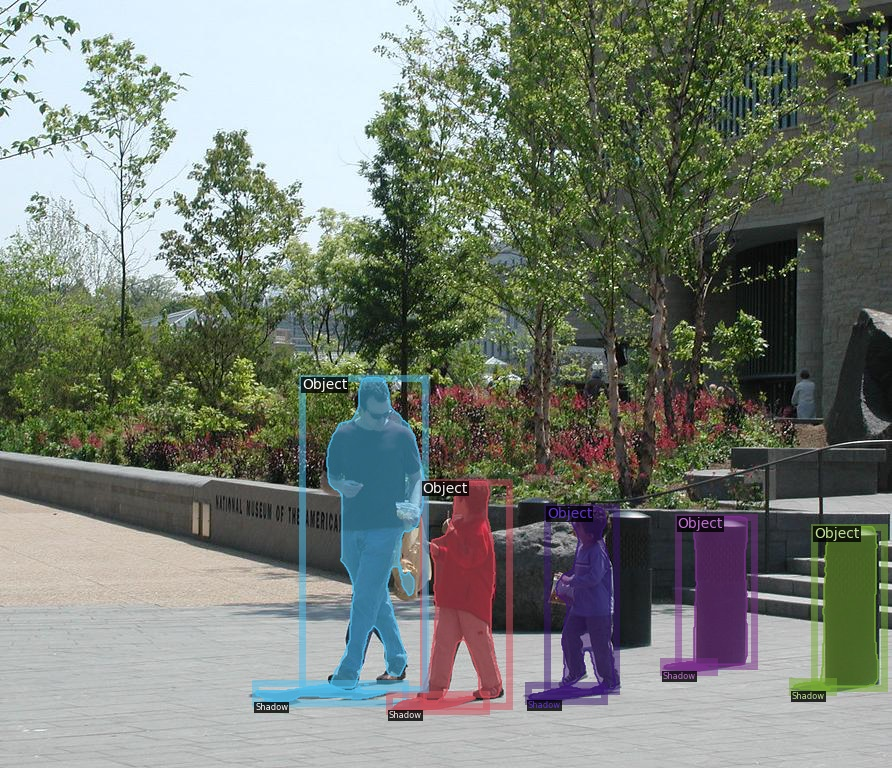
#> input picture projects/LISA/web-shadow0573.jpg, 892 x 768 px
$ python -i utils.py   (imports and definitions only)   (older library calls are emulated)
#> lines starting #> are read from the running program, lines starting #| are printed output that depends on the picture
"""
Mask R-CNN
Common utility functions and classes.

Copyright (c) 2017 Matterport, Inc.
Licensed under the MIT License (see LICENSE for details)
Written by Waleed Abdulla
"""

import sys
import os
import logging
import math
import random
import numpy as np
# import tensorflow as tf
import scipy
import skimage.color
import skimage.io
import skimage.transform
import urllib.request
import shutil
import warnings
from distutils.version import LooseVersion

# URL from which to download the latest COCO trained weights
COCO_MODEL_URL = "https://github.com/matterport/Mask_RCNN/releases/download/v2.0/mask_rcnn_coco.h5"


############################################################
#  Bounding Boxes
############################################################

# [199 lines left out: functions extract_bboxes, compute_iou, compute_overlaps, compute_overlaps_masks, non_max_suppression, apply_box_deltas and 1 more, not called in this run]


############################################################
#  Dataset
############################################################

class Dataset(object):
    """The base class for dataset classes.
    To use it, create a new class that adds functions specific to the dataset
    you want to use. For example:

    class CatsAndDogsDataset(Dataset):
        def load_cats_and_dogs(self):
            ...
        def load_mask(self, image_id):
            ...
        def image_reference(self, image_id):
            ...

    See COCODataset and ShapesDataset as examples.
    """

    # [88 lines left out: functions __init__, add_class, add_image, image_reference, prepare, map_source_class_id and 1 more, not called in this run]

    @property
    def image_ids(self):
        return self._image_ids

    # [38 lines left out: functions source_image_link, load_image, load_mask, not called in this run]


def resize_image(image, min_dim=None, max_dim=None, min_scale=None, mode="square"):
    """Resizes an image keeping the aspect ratio unchanged.

    min_dim: if provided, resizes the image such that it's smaller
        dimension == min_dim
    max_dim: if provided, ensures that the image longest side doesn't
        exceed this value.
    min_scale: if provided, ensure that the image is scaled up by at least
        this percent even if min_dim doesn't require it.
    mode: Resizing mode.
        none: No resizing. Return the image unchanged.
        square: Resize and pad with zeros to get a square image
            of size [max_dim, max_dim].
        pad64: Pads width and height with zeros to make them multiples of 64.
               If min_dim or min_scale are provided, it scales the image up
               before padding. max_dim is ignored in this mode.
               The multiple of 64 is needed to ensure smooth scaling of feature
               maps up and down the 6 levels of the FPN pyramid (2**6=64).
        crop: Picks random crops from the image. First, scales the image based
              on min_dim and min_scale, then picks a random crop of
              size min_dim x min_dim. Can be used in training only.
              max_dim is not used in this mode.

    Returns:
    image: the resized image
    window: (y1, x1, y2, x2). If max_dim is provided, padding might
        be inserted in the returned image. If so, this window is the
        coordinates of the image part of the full image (excluding
        the padding). The x2, y2 pixels are not included.
    scale: The scale factor used to resize the image
    padding: Padding added to the image [(top, bottom), (left, right), (0, 0)]
    """
    # Keep track of image dtype and return results in the same dtype
    image_dtype = image.dtype
    # Default window (y1, x1, y2, x2) and default scale == 1.
    h, w = image.shape[:2]
    window = (0, 0, h, w)
    scale = 1
    padding = [(0, 0), (0, 0), (0, 0)]
    crop = None

    if mode == "none":
        return image, window, scale, padding, crop

    # Scale?
    if min_dim:
        # Scale up but not down
        scale = max(1, min_dim / min(h, w))
    if min_scale and scale < min_scale:
        scale = min_scale

    # Does it exceed max dim?
    if max_dim and mode == "square":
        image_max = max(h, w)
        if round(image_max * scale) > max_dim:
            scale = max_dim / image_max

    # Resize image using bilinear interpolation
    if scale != 1:
        image = resize(image, (round(h * scale), round(w * scale)),
                       preserve_range=True)

    # Need padding or cropping?
    if mode == "square":
        # Get new height and width
        h, w = image.shape[:2]
        top_pad = (max_dim - h) // 2
        bottom_pad = max_dim - h - top_pad
        left_pad = (max_dim - w) // 2
        right_pad = max_dim - w - left_pad
        padding = [(top_pad, bottom_pad), (left_pad, right_pad), (0, 0)]
        image = np.pad(image, padding, mode='constant', constant_values=0)
        window = (top_pad, left_pad, h + top_pad, w + left_pad)
    elif mode == "pad64":
        h, w = image.shape[:2]
        # Both sides must be divisible by 64
        assert min_dim % 64 == 0, "Minimum dimension must be a multiple of 64"
        # Height
        if h % 64 > 0:
            max_h = h - (h % 64) + 64
            top_pad = (max_h - h) // 2
            bottom_pad = max_h - h - top_pad
        else:
            top_pad = bottom_pad = 0
        # Width
        if w % 64 > 0:
            max_w = w - (w % 64) + 64
            left_pad = (max_w - w) // 2
            right_pad = max_w - w - left_pad
        else:
            left_pad = right_pad = 0
        padding = [(top_pad, bottom_pad), (left_pad, right_pad), (0, 0)]
        image = np.pad(image, padding, mode='constant', constant_values=0)
        window = (top_pad, left_pad, h + top_pad, w + left_pad)
    elif mode == "crop":
        # Pick a random crop
        h, w = image.shape[:2]
        y = random.randint(0, (h - min_dim))
        x = random.randint(0, (w - min_dim))
        crop = (y, x, min_dim, min_dim)
        image = image[y:y + min_dim, x:x + min_dim]
        window = (0, 0, min_dim, min_dim)
    else:
        raise Exception("Mode {} not supported".format(mode))
    return image.astype(image_dtype), window, scale, padding, crop


# [58 lines left out: functions resize_mask, minimize_mask, expand_mask, not called in this run]


# TODO: Build and use this function to reduce code duplication
def mold_mask(mask, config):
    pass


# [349 lines left out: functions unmold_mask, generate_anchors, generate_pyramid_anchors, trim_zeros, compute_matches, compute_ap and 6 more, not called in this run]
def __main__():
    pass

>>> import cv2
>>> picture = cv2.imread('web-shadow0573.jpg', cv2.IMREAD_GRAYSCALE)
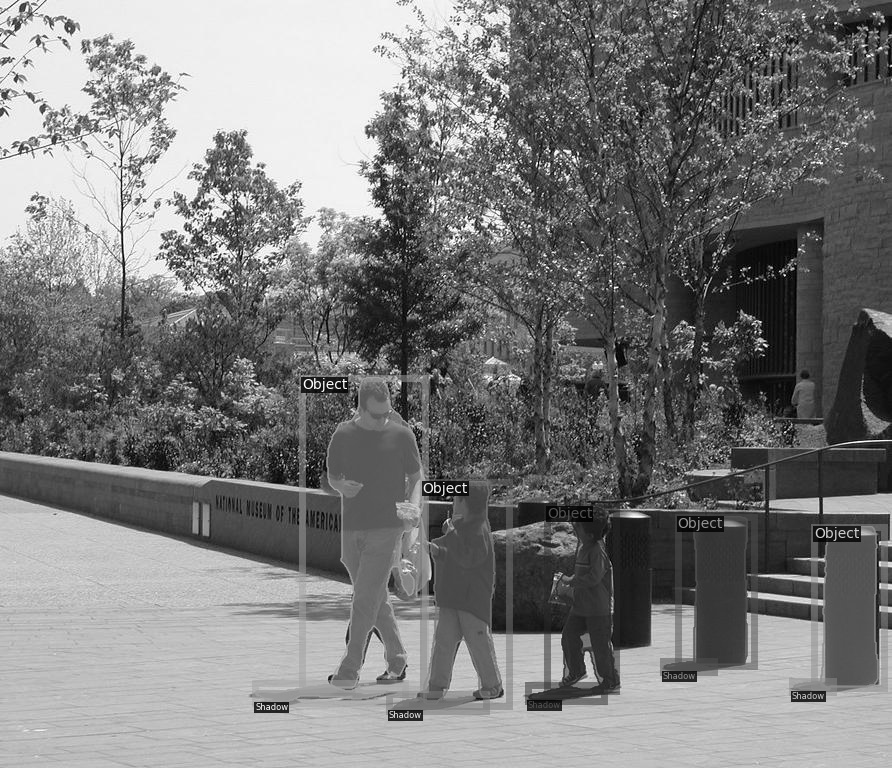
#> picture: shape (768, 892); min 0, max 255, mean 122.7
>>> result = resize_image(picture)
#> (the run stopped early here; a loop or call above may not have finished)
